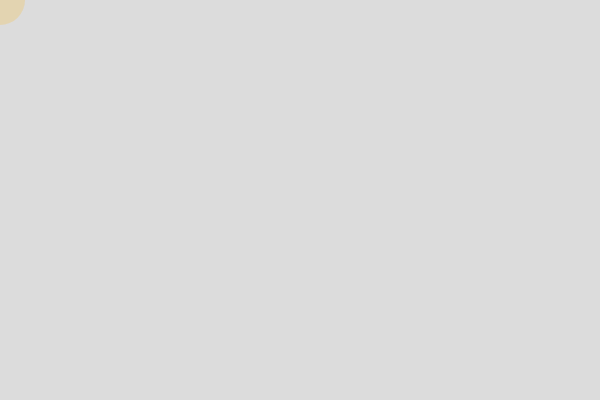
Frame 1 (no input)
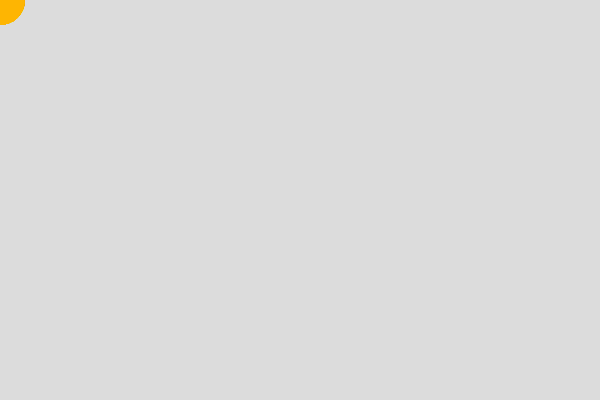
Frame 60 (no input)
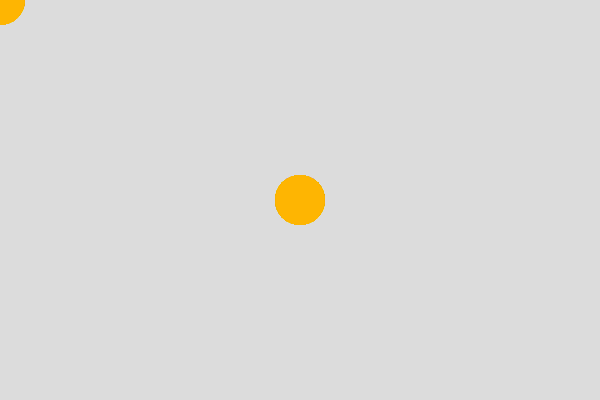
Frame 120 (the mouse pressed at the canvas centre since frame 60)

The p5.js sketch that drew these frames (run headless with seeded random() and noise() and a simulated clock; from frame 60 on, the mouse is pressed at the canvas centre):

// p5.js sketch
// ── sketch.js
function setup() {
  
  createCanvas(600,400);
	background(220,220,220);
	
}

function draw() {
  
  noStroke();
  fill(255,180,0,50);
  ellipse(mouseX,mouseY,50,50);
  
}
